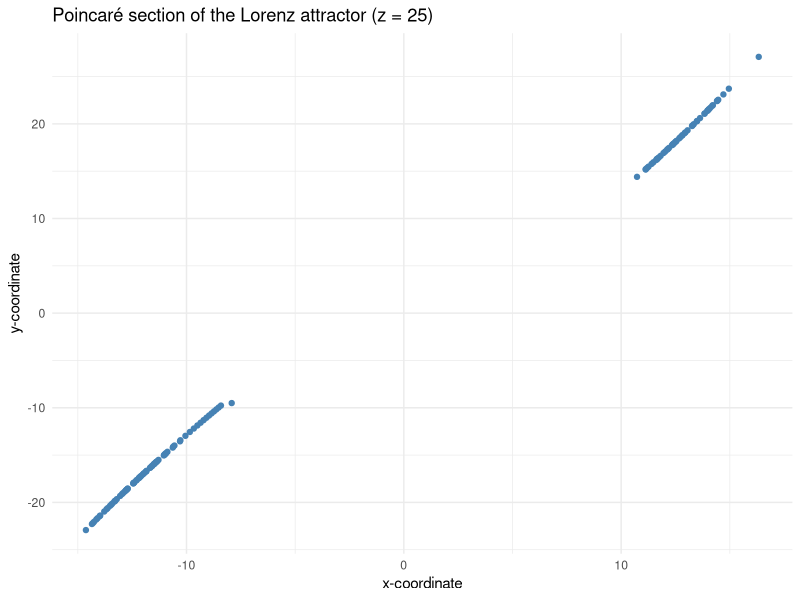
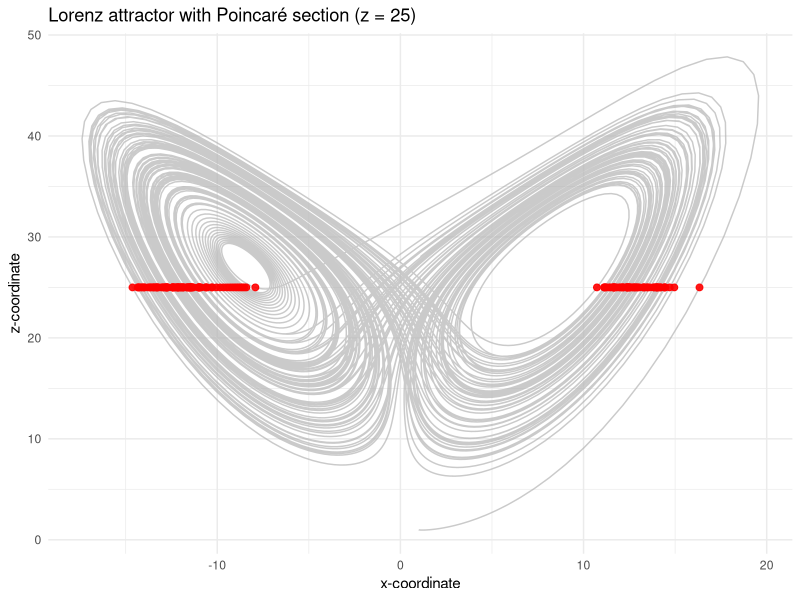
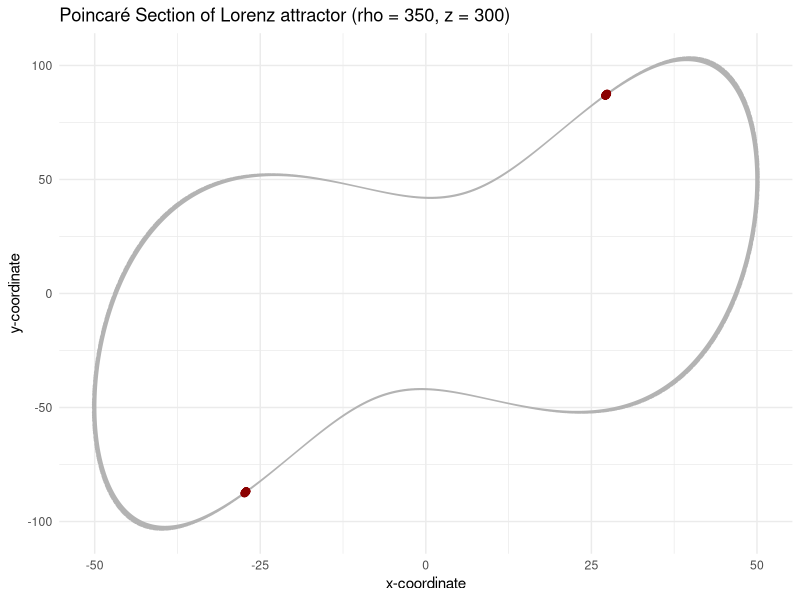
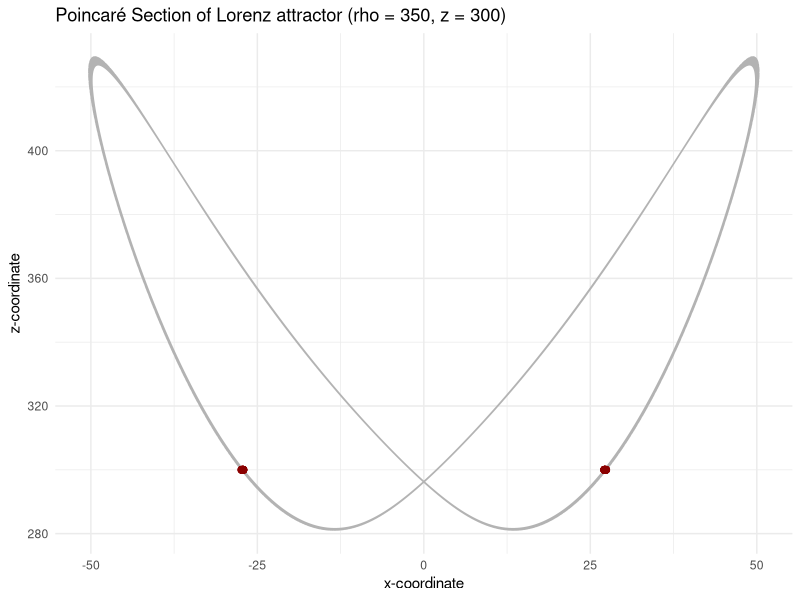

Recreate these plots in R, in order.
## ---- chunk 1
library(deSolve)
library(ggplot2)
library(dplyr)
## ---- chunk 2
lorenz <- function(t, state, parameters) {
  with(as.list(c(state, parameters)), {
    dx <- sigma * (y - x)
    dy <- x * (rho - z) - y
    dz <- x * y - beta * z
    list(c(dx, dy, dz))
  })
}

parameters <- c(sigma = 10, rho = 28, beta = 8/3)
state <- c(x = 1, y = 1, z = 1)
times <- seq(0, 100, by = 0.01)

out <- as.data.frame(ode(y = state, times = times, func = lorenz, parms = parameters))
## ---- chunk 3
# Approximate Poincare section at z = 25
z_target <- 25
crossings <- which(diff(out$z > z_target) == 1)  # upward crossings

# Linear interpolation to get better crossing point estimates
poincare_points <- data.frame()
for (i in crossings) {
  x0 <- out[i, ]
  x1 <- out[i + 1, ]
  alpha <- (z_target - x0$z) / (x1$z - x0$z)
  x_cross <- x0$x + alpha * (x1$x - x0$x)
  y_cross <- x0$y + alpha * (x1$y - x0$y)
  poincare_points <- rbind(poincare_points, data.frame(x = x_cross, y = y_cross))
}
## ---- chunk 4
ggplot(poincare_points, aes(x = x, y = y)) +
  geom_point(color = "steelblue") +
  theme_minimal() +
  labs(title = "Poincaré section of the Lorenz attractor (z = 25)",
       x = "x-coordinate", y = "y-coordinate")


# Full trajectory in (x, z), with Poincaré section overlaid
ggplot() +
  geom_path(data = out, 
            aes(x = x, y = z), color = "grey70", alpha = 0.7) +
  geom_point(data = poincare_points, aes(x = x, y = z_target), 
             color = "red", size = 2, alpha = 0.9) +
  theme_minimal() +
  labs(title = "Lorenz attractor with Poincaré section (z = 25)",
       x = "x-coordinate", y = "z-coordinate")
## ---- chunk 5

# Change parameters to a periodic regime
parameters_periodic <- c(sigma = 10, rho = 350, beta = 8/3)
state <- c(x = 1, y = 1, z = 1)
times <- seq(0, 100, by = 0.01)

out_periodic <- as.data.frame(ode(y = state, 
                                  times = times, 
                                  func = lorenz, 
                                  parms = parameters_periodic))  %>% filter(time > 90)

# Estimate Poincaré section as before
z_target <- 300
crossings_p <- which(diff(out_periodic$z > z_target) == 1)

poincare_periodic <- data.frame()
for (i in crossings_p) {
  p0 <- out_periodic[i, ]
  p1 <- out_periodic[i + 1, ]
  alpha <- (z_target - p0$z) / (p1$z - p0$z)
  x_cross <- p0$x + alpha * (p1$x - p0$x)
  y_cross <- p0$y + alpha * (p1$y - p0$y)
  poincare_periodic <- rbind(poincare_periodic, data.frame(x = x_cross,
                                                           y = y_cross,
                                                           z = z_target))
}

# Plot
ggplot() +
  geom_path(data = out_periodic, 
            aes(x = x, y = y), color = "grey70") +
  geom_point(data = poincare_periodic, aes(x = x, y = y), color = "darkred", size = 2) +
  theme_minimal() +
  labs(title = "Poincaré Section of Lorenz attractor (rho = 350, z = 300)",
       x = "x-coordinate", y = "y-coordinate")

# Plot
ggplot() +
  geom_path(data = out_periodic, 
            aes(x = x, y = z), color = "grey70") +
  geom_point(data = poincare_periodic, aes(x = x, y = z), color = "darkred", size = 2) +
  theme_minimal() +
  labs(title = "Poincaré Section of Lorenz attractor (rho = 350, z = 300)",
       x = "x-coordinate", y = "z-coordinate")
